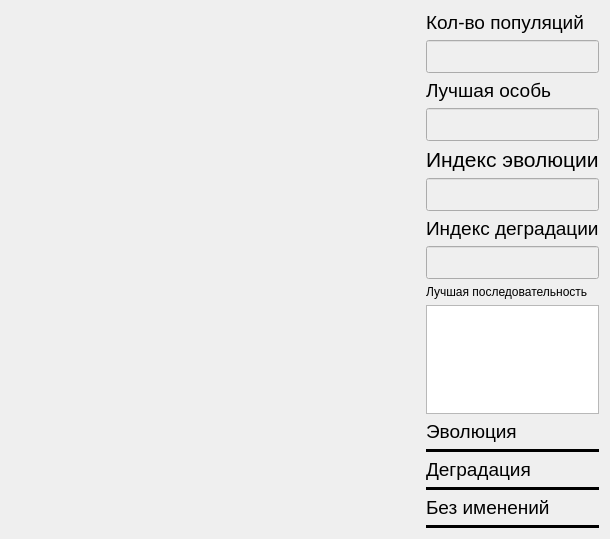
<?xml version="1.0" encoding="UTF-8"?>
<ui version="4.0">
 <class>Statistics</class>
 <widget class="QWidget" name="Statistics">
  <property name="geometry">
   <rect>
    <x>0</x>
    <y>0</y>
    <width>610</width>
    <height>539</height>
   </rect>
  </property>
  <property name="windowTitle">
   <string>Статистика</string>
  </property>
  <property name="windowIcon">
   <iconset resource="E:/C++/TaskTravelingSalesman/res/iconmainwindow.qrc">
    <normaloff>:/iconStatistic.png</normaloff>:/iconStatistic.png</iconset>
  </property>
  <layout class="QHBoxLayout" name="horizontalLayout_2" stretch="8,2">
   <item>
    <layout class="QHBoxLayout" name="horizontalLayout">
     <item>
      <widget class="QCustomPlot" name="graphic" native="true"/>
     </item>
    </layout>
   </item>
   <item>
    <layout class="QVBoxLayout" name="verticalLayout">
     <item>
      <widget class="QLabel" name="label_2">
       <property name="font">
        <font>
         <pointsize>14</pointsize>
        </font>
       </property>
       <property name="text">
        <string>Кол-во популяций</string>
       </property>
      </widget>
     </item>
     <item>
      <widget class="QLineEdit" name="le_countPopulation">
       <property name="enabled">
        <bool>false</bool>
       </property>
       <property name="font">
        <font>
         <pointsize>16</pointsize>
        </font>
       </property>
      </widget>
     </item>
     <item>
      <widget class="QLabel" name="label">
       <property name="font">
        <font>
         <pointsize>14</pointsize>
        </font>
       </property>
       <property name="text">
        <string>Лучшая особь</string>
       </property>
      </widget>
     </item>
     <item>
      <widget class="QLineEdit" name="le_best">
       <property name="enabled">
        <bool>false</bool>
       </property>
       <property name="font">
        <font>
         <pointsize>16</pointsize>
        </font>
       </property>
      </widget>
     </item>
     <item>
      <widget class="QLabel" name="label_4">
       <property name="font">
        <font>
         <pointsize>16</pointsize>
        </font>
       </property>
       <property name="text">
        <string>Индекс эволюции</string>
       </property>
      </widget>
     </item>
     <item>
      <widget class="QLineEdit" name="le_index_e">
       <property name="enabled">
        <bool>false</bool>
       </property>
       <property name="font">
        <font>
         <pointsize>16</pointsize>
        </font>
       </property>
      </widget>
     </item>
     <item>
      <widget class="QLabel" name="label_5">
       <property name="font">
        <font>
         <pointsize>14</pointsize>
        </font>
       </property>
       <property name="text">
        <string>Индекс деградации</string>
       </property>
      </widget>
     </item>
     <item>
      <widget class="QLineEdit" name="le_index_d">
       <property name="enabled">
        <bool>false</bool>
       </property>
       <property name="font">
        <font>
         <pointsize>16</pointsize>
        </font>
       </property>
      </widget>
     </item>
     <item>
      <widget class="QLabel" name="label_3">
       <property name="font">
        <font>
         <pointsize>9</pointsize>
        </font>
       </property>
       <property name="text">
        <string>Лучшая последовательность</string>
       </property>
      </widget>
     </item>
     <item>
      <widget class="QListWidget" name="l_sequence">
       <property name="font">
        <font>
         <pointsize>16</pointsize>
        </font>
       </property>
      </widget>
     </item>
     <item>
      <widget class="QLabel" name="label_6">
       <property name="font">
        <font>
         <pointsize>14</pointsize>
        </font>
       </property>
       <property name="text">
        <string>Эволюция</string>
       </property>
      </widget>
     </item>
     <item>
      <widget class="Line" name="line">
       <property name="frameShadow">
        <enum>QFrame::Plain</enum>
       </property>
       <property name="lineWidth">
        <number>10</number>
       </property>
       <property name="midLineWidth">
        <number>10</number>
       </property>
       <property name="orientation">
        <enum>Qt::Horizontal</enum>
       </property>
      </widget>
     </item>
     <item>
      <widget class="QLabel" name="label_8">
       <property name="font">
        <font>
         <pointsize>14</pointsize>
        </font>
       </property>
       <property name="text">
        <string>Деградация</string>
       </property>
      </widget>
     </item>
     <item>
      <widget class="Line" name="line_2">
       <property name="frameShadow">
        <enum>QFrame::Plain</enum>
       </property>
       <property name="lineWidth">
        <number>10</number>
       </property>
       <property name="midLineWidth">
        <number>10</number>
       </property>
       <property name="orientation">
        <enum>Qt::Horizontal</enum>
       </property>
      </widget>
     </item>
     <item>
      <widget class="QLabel" name="label_7">
       <property name="font">
        <font>
         <pointsize>14</pointsize>
        </font>
       </property>
       <property name="lineWidth">
        <number>10</number>
       </property>
       <property name="midLineWidth">
        <number>10</number>
       </property>
       <property name="text">
        <string>Без именений</string>
       </property>
      </widget>
     </item>
     <item>
      <widget class="Line" name="line_3">
       <property name="font">
        <font>
         <pointsize>16</pointsize>
        </font>
       </property>
       <property name="frameShadow">
        <enum>QFrame::Plain</enum>
       </property>
       <property name="lineWidth">
        <number>10</number>
       </property>
       <property name="midLineWidth">
        <number>10</number>
       </property>
       <property name="orientation">
        <enum>Qt::Horizontal</enum>
       </property>
      </widget>
     </item>
    </layout>
   </item>
  </layout>
 </widget>
 <customwidgets>
  <customwidget>
   <class>QCustomPlot</class>
   <extends>QWidget</extends>
   <header>Graphics/qcustomplot.h</header>
   <container>1</container>
  </customwidget>
 </customwidgets>
 <resources>
  <include location="E:/C++/TaskTravelingSalesman/res/iconmainwindow.qrc"/>
 </resources>
 <connections/>
</ui>
